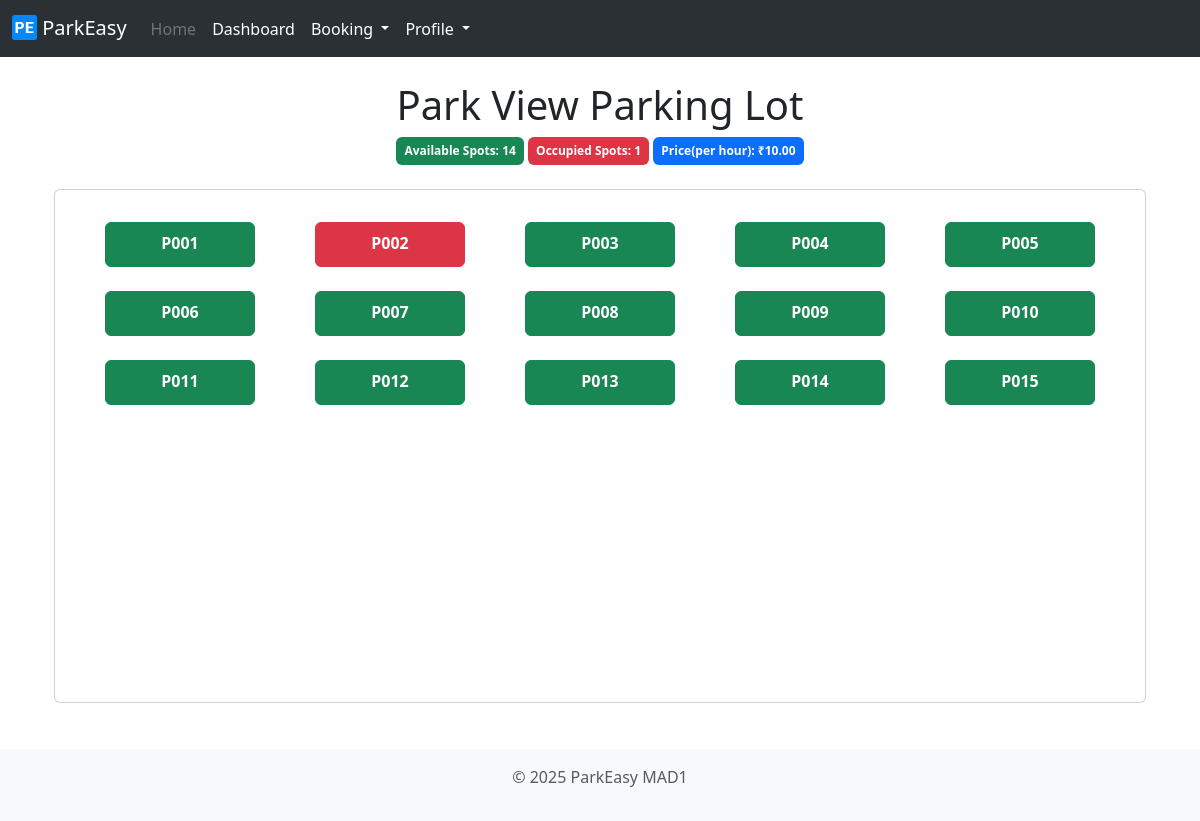
/show_spot/1 (signed in), run on the app's committed database.
### models/models.py (models this page shows)
class ParkingLot(db.Model):
    id = db.Column(db.Integer, primary_key = True)
    parking_name = db.Column(db.String(64), unique = True, nullable = False)
    address =  db.Column(db.String(70), nullable = False)
    city = db.Column(db.String(50), nullable = False)
    pincode = db.Column(db.String(6), nullable = False)
    price = db.Column(db.Float, nullable = False)
    number_of_spots = db.Column(db.Integer, nullable = False)
    deleted_lot = db.Column(db.Boolean, nullable = False, default = False)
    parking_spot = db.relationship('ParkingSpot', backref= 'parking_lot', lazy = True, cascade='all, delete')

class ParkingSpot(db.Model):
    id = db.Column(db.Integer, primary_key = True)
    lot_id = db.Column(db.Integer, db.ForeignKey(ParkingLot.id), nullable = False)
    spot_number = db.Column(db.String(6), nullable = False)
    occupied = db.Column(db.Boolean, nullable = False, default = False)
    deleted_spot = db.Column(db.Boolean, nullable = False, default = False)
    reserve_parking_lot = db.relationship('ReserveParkingLot', backref= 'parking_spot', lazy = True)
    def spot_detail(self,input):
        latest_reservation = ReserveParkingLot.query.filter_by(spot_id=self.id, is_release=False).order_by(ReserveParkingLot.in_time.desc()).first()
        if input == 'user_name':
            return latest_reservation.user.name
        if input == 'vehicle_number':
            return latest_reservation.vehicle_number
        if input == 'in_time':
            return latest_reservation.in_time
        return None

### controllers/routes.py (the view)
    @app.route('/show_spot/<int:lot_id>')
    @login_auth
    def show_spot(lot_id):
        lot = ParkingLot.query.get(lot_id)
        lot_price = f'{lot.price:.2f}'
        lot_name = lot.parking_name
        spots = ParkingSpot.query.filter_by(lot_id=lot_id, deleted_spot=False).all()
        occupied_count = sum(1 for spot in spots if spot.occupied)
        available_count = len(spots) - occupied_count
        spot_info ={
            'lot_id' : lot_id,
            'lot_name' : lot_name,
            'lot_price' :lot_price,
            'spots' : spots,
            'occupied_count' : occupied_count,
            'available_count' : available_count
        }
        return render_template('show_spot.html', **spot_info)

### templates/show_spot.html (shortened to what this page needs)
{% extends 'base.html' %}
{% block content %}
  <div class="container text-center">
    <div class="m-4">
      <h1  class="mt-4">{{lot_name|title}} Parking Lot</h1>
      <span class="badge bg-success p-2">Available Spots:  {{available_count}}</span>
      <span class="badge bg-danger p-2">Occupied Spots:  {{occupied_count}}</span>
      <span class="badge bg-primary p-2">Price(per hour): ₹{{lot_price}}</span>
    </div>
    <div class="container" style="height: 70vh">
      <div class="card my-2 p-3">
        <div class="card-body" style="overflow-y: auto; max-height: 60vh; height:60vh;">
          <div class="row row-cols-5 g-4">
            {% for spot in spots %}
              <div class="col text-center">
                <a
                  class="{{ 'btn btn-danger' if spot.occupied else 'btn btn-success' }} text-white fw-bold rounded py-2"
                  style="width: 150px; height: 45px"
                  onclick="fillSpotModal(`{{ spot.id }}`, `{{ spot.parking_lot.parking_name }}`, `{{ spot.spot_number }}`, `{{ spot.occupied }}`, `{{ spot.spot_detail('user_name') if spot.occupied else '-' }}`, `{{ spot.spot_detail('in_time')  if spot.occupied else '-' }}`, `{{ spot.spot_detail('vehicle_number') if spot.occupied else '-' }}`)"
                  data-bs-toggle="modal" data-bs-target="#spot-modal">
                  {{ spot.spot_number }}
                </a>
              </div>
            {% endfor %}
          </div>
        </div>
      </div>
    </div>
  </div>
{% endblock %}

### data on the page
ParkingLot: parking_name "Park View"
ParkingSpot: spot_number "P001"
ParkingSpot: spot_number "P002"
ParkingSpot: spot_number "P003"
ParkingSpot: spot_number "P004"
ParkingSpot: spot_number "P005"
ParkingSpot: spot_number "P006"
ParkingSpot: spot_number "P007"
ParkingSpot: spot_number "P008"
ParkingSpot: spot_number "P009"
ParkingSpot: spot_number "P010"
ParkingSpot: spot_number "P011"
ParkingSpot: spot_number "P012"
ParkingSpot: spot_number "P013"
ParkingSpot: spot_number "P014"
ParkingSpot: spot_number "P015"

### other printed values
{{ available_count }} "14"
{{ occupied_count }} "1"
{{ lot_price }} "10.00"
